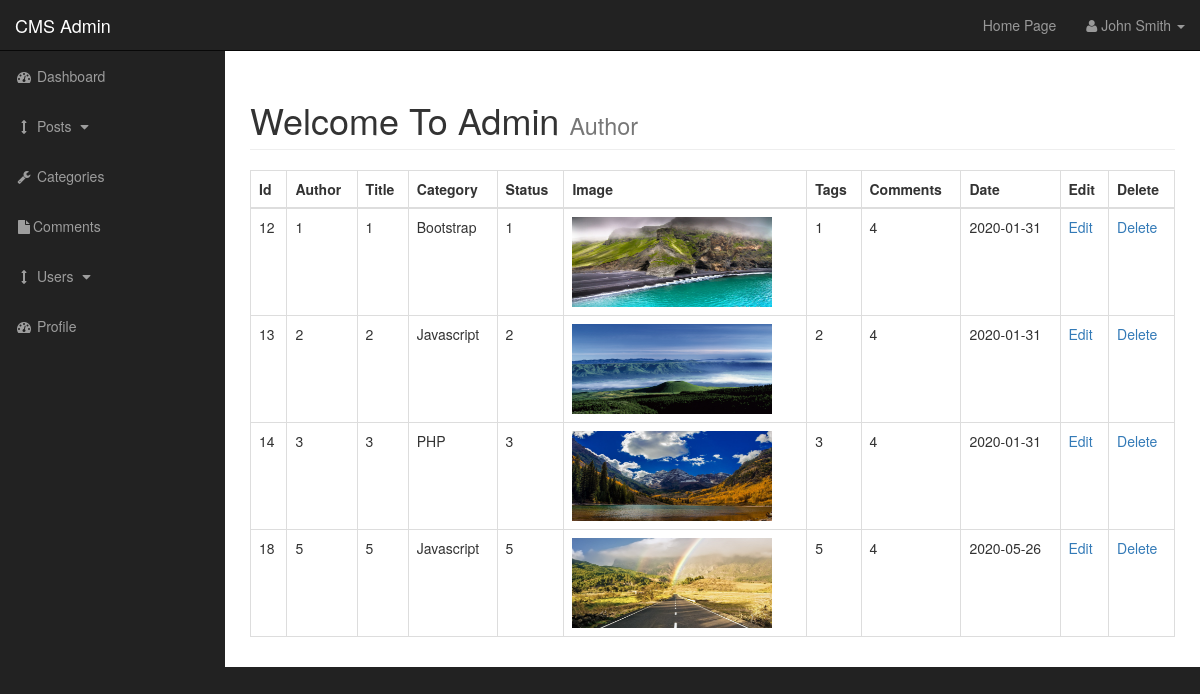
Page /admin/posts.php on the earlier database version.
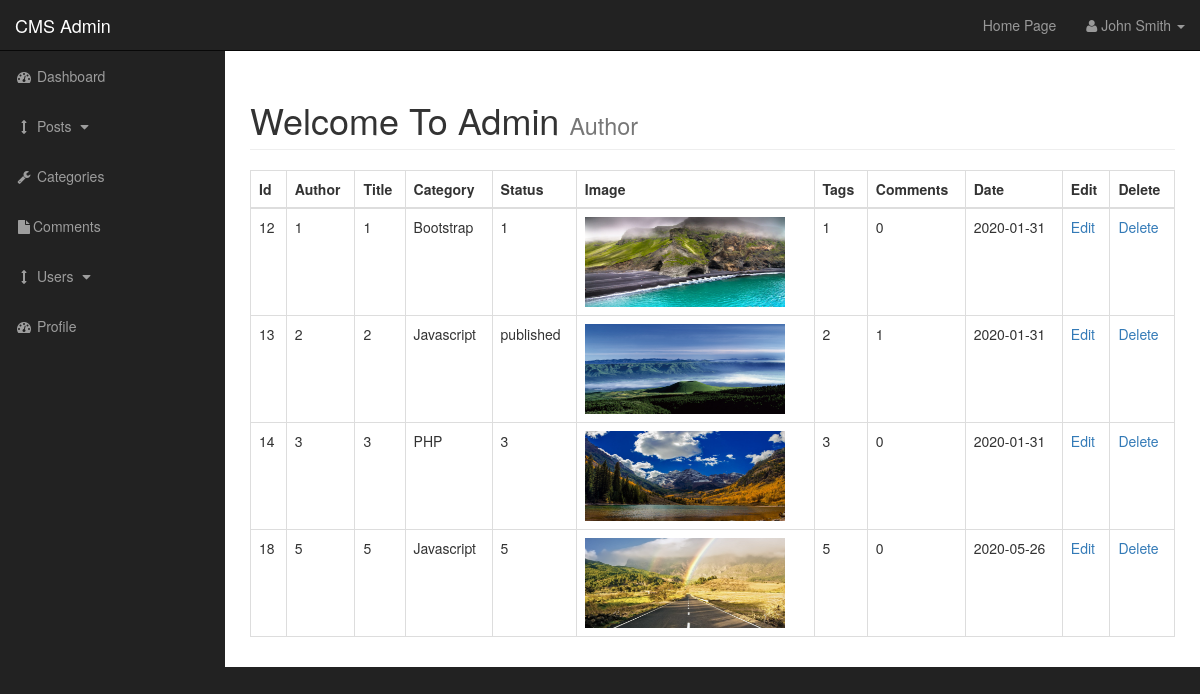
Same page on the later database version.
### tables this page shows
CREATE TABLE `posts` (
  `post_id` int(3) NOT NULL,
  `post_category_id` int(3) NOT NULL,
  `post_title` varchar(255) NOT NULL,
  `post_author` varchar(255) NOT NULL,
  `post_date` date NOT NULL,
  `post_image` text NOT NULL,
  `post_content` text NOT NULL,
  `post_tags` varchar(255) NOT NULL,
  `post_comment_count` int(11) NOT NULL,
  `post_status` varchar(255) NOT NULL DEFAULT 'draft'
);

### admin/includes/view_all_posts.php (the view, shortened to what this page needs)
<table class="table table-bordered table-hover">
    <thead>
    <tr>
        <th>Id</th>
        <th>Author</th>
        <th>Title</th>
        <th>Category</th>
        <th>Status</th>
        <th>Image</th>
        <th>Tags</th>
        <th>Comments</th>
        <th>Date</th>
        <th>Edit</th>
        <th>Delete</th>
    </tr>
    </thead>
    <tbody>
    <?php
    $query = "SELECT * FROM posts" ;
    $select_post = mysqli_query($connection,$query);
    while($row = mysqli_fetch_assoc($select_post)){
        $post_id = $row['post_id'];
        $post_author = $row['post_author'];
        $post_title = $row['post_title'];
        $post_category_id = $row['post_category_id'];
        $post_status = $row['post_status'];
        $post_image = $row['post_image'];
        $post_tags = $row['post_tags'];
        $post_comment_count = $row['post_comment_count'];
        $post_date = $row['post_date'];
    echo "<tr>";
    echo "<td>$post_id</td>";
    echo "<td>$post_author</td>";
    echo "<td>$post_title</td>";
    $query = "SELECT * FROM categories WHERE cat_id = $post_category_id ";
            $select_categories_id = mysqli_query($connection, $query);
            while ($row = mysqli_fetch_assoc($select_categories_id)) {
                $cat_title = $row['cat_title'];
                echo "<td>$cat_title</td>";
}
    echo "<td>$post_status</td>";
    echo "<td><img width='200' height='90' src='../images/$post_image'></td>";
    echo "<td>$post_tags</td>";
    echo "<td>$post_comment_count</td>";
    echo "<td>$post_date</td>";
    echo "<td><a href='posts.php?source=edit_post&p_id={$post_id}'>Edit</a></td>";
    echo "<td><a href='posts.php?delete={$post_id}'>Delete</a></td>";
    echo "</tr>";
    }
    ?>
    </tbody>
</table>

Differences in the rows shown:
changed posts id 12: post_comment_count "4" → "0"
changed posts id 13: post_status "2" → "published"; post_comment_count "4" → "1"
changed posts id 14: post_comment_count "4" → "0"
changed posts id 18: post_comment_count "4" → "0"
